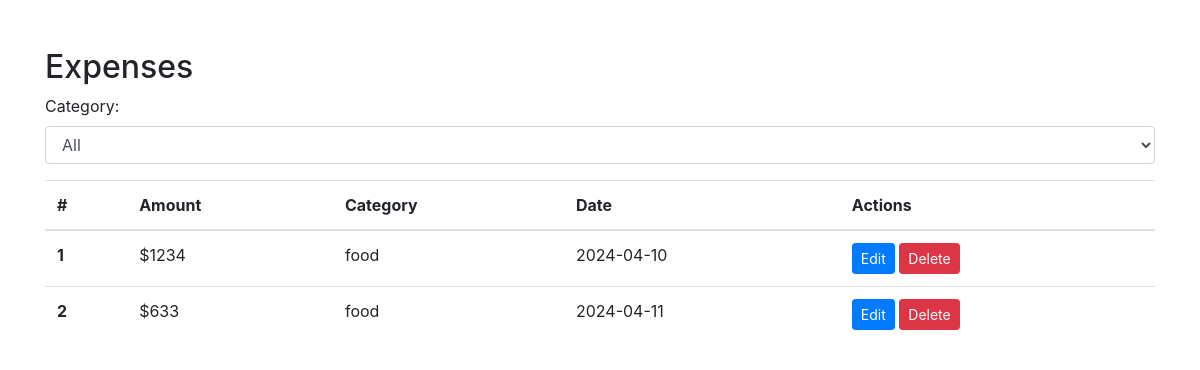
Page /viewexpense (signed in) on the earlier database version.
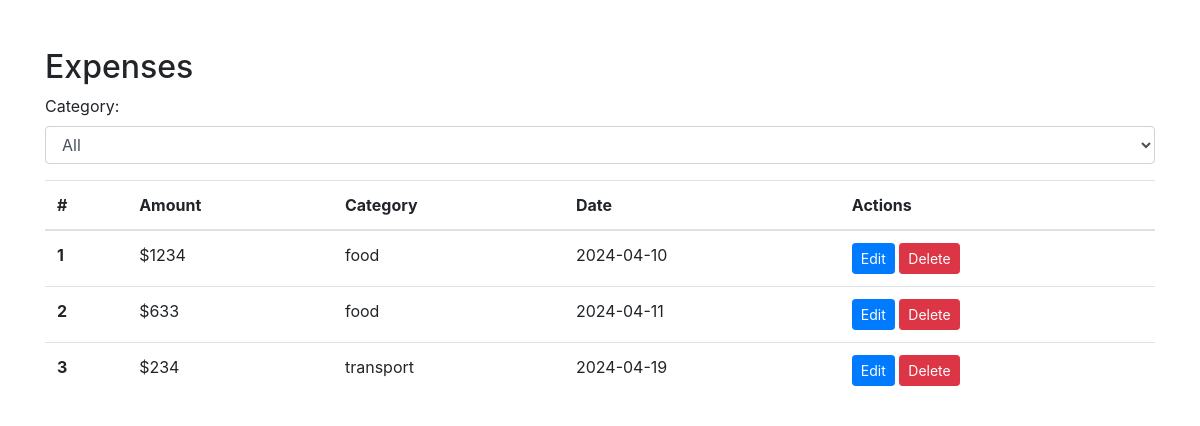
Same page on the later database version.
### tables this page shows
CREATE TABLE expense
                 (id INTEGER PRIMARY KEY AUTOINCREMENT, 
                 userid INTEGER,
                 amount DECIMAL(10, 2) NOT NULL,
                 category VARCHAR(50) NOT NULL,
                 description TEXT,
                 date DATE NOT NULL,
                 created_at TIMESTAMP DEFAULT CURRENT_TIMESTAMP);

### app.py (the view)
@app.route('/viewexpense')
def show_expenses():
    expenses = fetch_actual_expenses()
    conn = sqlite3.connect('expense_tracker.db')
    conn.row_factory = sqlite3.Row
    cur = conn.cursor()
    cur.execute("SELECT DISTINCT category FROM expense")
    categories = [row['category'] for row in cur.fetchall()]
    return render_template('viewexpense.html', expenses=expenses,categories=categories)

### app.py (called while the page is built)
def fetch_actual_expenses():
    conn = sqlite3.connect('expense_tracker.db')
    cur = conn.cursor()
    cur.execute("SELECT  id,amount, category, date FROM expense WHERE userid = ?", (session['userid'],))
    expenses = cur.fetchall()
    conn.close()
    return expenses

### templates/viewexpense.html (shortened to what this page needs)
<!DOCTYPE html>
<html lang="en">
<head>
    <link rel="stylesheet" href="https://stackpath.bootstrapcdn.com/bootstrap/4.5.2/css/bootstrap.min.css">
</head>
<body>
    <div class="container mt-5">
        <h2>Expenses</h2>
        <div class="filter-container mb-3">
            <label for="categoryFilter">Category:</label>
            <select id="categoryFilter" class="form-control">
                <option value="">All</option>
            </select>
        </div>
        <div class="row">
            <div class="col">
                <table class="table">
                    <thead>
                        <tr>
                            <th scope="col">#</th>
                            <th scope="col">Amount</th>
                            <th scope="col">Category</th>
                            <th scope="col">Date</th>
                            <th scope="col">Actions</th>
                        </tr>
                    </thead>
                    <tbody>
                        {% for expense in expenses %}
                    <tr>
                        <th scope="row">{{ loop.index }}</th>
                        <td>${{ expense[1] }}</td>
                        <td>{{ expense[2] }}</td>
                        <td>{{ expense[3] }}</td>
                        <td>
                            <a href="#" class="btn btn-sm btn-primary" onclick="loadPage('/edit/{{ expense[0] }}')">Edit</a>
                            <form action="#" method="post" style="display: inline;" onclick="loadPage('/delete/{{ expense[0] }}')" onsubmit="return confirm('Are you sure you want to delete this expense?');">
                                <input type="submit" value="Delete" class="btn btn-sm btn-danger">
                            </form>
                        </td>
                    </tr>
                          {% endfor %}
                    </tbody>
                </table>
            </div>
        </div>
    </div>
</body>
</html>

Differences in the rows shown:
added expense: amount "234", category "transport", date "2024-04-19"
